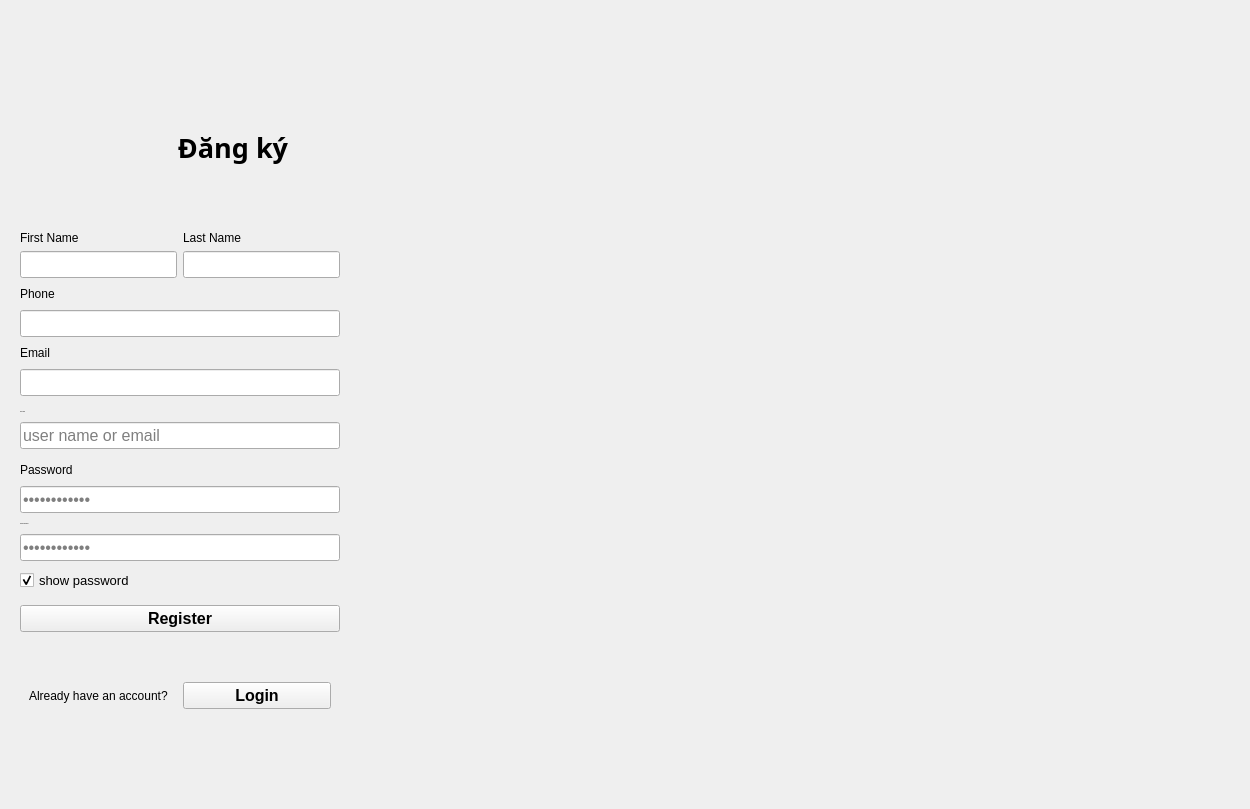
<?xml version="1.0" encoding="UTF-8"?>
<ui version="4.0">
 <class>Form</class>
 <widget class="QWidget" name="Form">
  <property name="geometry">
   <rect>
    <x>0</x>
    <y>0</y>
    <width>1250</width>
    <height>809</height>
   </rect>
  </property>
  <property name="minimumSize">
   <size>
    <width>700</width>
    <height>500</height>
   </size>
  </property>
  <property name="windowTitle">
   <string>Form</string>
  </property>
  <layout class="QHBoxLayout" name="horizontalLayout">
   <property name="spacing">
    <number>0</number>
   </property>
   <property name="leftMargin">
    <number>0</number>
   </property>
   <property name="topMargin">
    <number>0</number>
   </property>
   <property name="rightMargin">
    <number>0</number>
   </property>
   <property name="bottomMargin">
    <number>0</number>
   </property>
   <item>
    <widget class="QWidget" name="widget" native="true">
     <property name="sizePolicy">
      <sizepolicy hsizetype="Preferred" vsizetype="Preferred">
       <horstretch>0</horstretch>
       <verstretch>0</verstretch>
      </sizepolicy>
     </property>
     <property name="minimumSize">
      <size>
       <width>360</width>
       <height>0</height>
      </size>
     </property>
     <property name="maximumSize">
      <size>
       <width>360</width>
       <height>16777215</height>
      </size>
     </property>
     <property name="layoutDirection">
      <enum>Qt::LeftToRight</enum>
     </property>
     <property name="autoFillBackground">
      <bool>true</bool>
     </property>
     <property name="styleSheet">
      <string notr="true">QLabel{
	font: 13px 'Microsoft YaHei'
}</string>
     </property>
     <layout class="QVBoxLayout" name="verticalLayout_2">
      <property name="spacing">
       <number>9</number>
      </property>
      <property name="sizeConstraint">
       <enum>QLayout::SetDefaultConstraint</enum>
      </property>
      <property name="leftMargin">
       <number>20</number>
      </property>
      <property name="topMargin">
       <number>20</number>
      </property>
      <property name="rightMargin">
       <number>20</number>
      </property>
      <property name="bottomMargin">
       <number>20</number>
      </property>
      <item>
       <spacer name="verticalSpacer">
        <property name="orientation">
         <enum>Qt::Vertical</enum>
        </property>
        <property name="sizeHint" stdset="0">
         <size>
          <width>20</width>
          <height>20</height>
         </size>
        </property>
       </spacer>
      </item>
      <item>
       <widget class="QWidget" name="field_1" native="true">
        <property name="minimumSize">
         <size>
          <width>0</width>
          <height>100</height>
         </size>
        </property>
        <layout class="QHBoxLayout" name="horizontalLayout_2">
         <item>
          <widget class="QLabel" name="Logo">
           <property name="enabled">
            <bool>true</bool>
           </property>
           <property name="sizePolicy">
            <sizepolicy hsizetype="Preferred" vsizetype="Expanding">
             <horstretch>0</horstretch>
             <verstretch>0</verstretch>
            </sizepolicy>
           </property>
           <property name="minimumSize">
            <size>
             <width>100</width>
             <height>100</height>
            </size>
           </property>
           <property name="maximumSize">
            <size>
             <width>100</width>
             <height>100</height>
            </size>
           </property>
           <property name="font">
            <font>
             <family>Microsoft YaHei</family>
             <pointsize>-1</pointsize>
             <weight>50</weight>
             <italic>false</italic>
             <bold>false</bold>
            </font>
           </property>
           <property name="mouseTracking">
            <bool>false</bool>
           </property>
           <property name="focusPolicy">
            <enum>Qt::NoFocus</enum>
           </property>
           <property name="layoutDirection">
            <enum>Qt::LeftToRight</enum>
           </property>
           <property name="text">
            <string/>
           </property>
           <property name="pixmap">
            <pixmap resource="loginrsc.qrc">:/newPrefix/icon/Logo.png</pixmap>
           </property>
           <property name="scaledContents">
            <bool>true</bool>
           </property>
           <property name="alignment">
            <set>Qt::AlignCenter</set>
           </property>
           <property name="wordWrap">
            <bool>false</bool>
           </property>
           <property name="margin">
            <number>0</number>
           </property>
           <property name="indent">
            <number>0</number>
           </property>
          </widget>
         </item>
         <item>
          <widget class="QLabel" name="title">
           <property name="minimumSize">
            <size>
             <width>0</width>
             <height>40</height>
            </size>
           </property>
           <property name="font">
            <font>
             <family>Microsoft YaHei</family>
             <pointsize>-1</pointsize>
             <weight>50</weight>
             <italic>false</italic>
             <bold>false</bold>
            </font>
           </property>
           <property name="text">
            <string>&lt;html&gt;&lt;head/&gt;&lt;body&gt;&lt;p&gt;&lt;span style=&quot; font-size:20pt; font-weight:600;&quot;&gt;Đăng ký&lt;/span&gt;&lt;/p&gt;&lt;/body&gt;&lt;/html&gt;</string>
           </property>
           <property name="scaledContents">
            <bool>true</bool>
           </property>
           <property name="alignment">
            <set>Qt::AlignCenter</set>
           </property>
          </widget>
         </item>
        </layout>
       </widget>
      </item>
      <item>
       <spacer name="verticalSpacer_3">
        <property name="orientation">
         <enum>Qt::Vertical</enum>
        </property>
        <property name="sizeType">
         <enum>QSizePolicy::Fixed</enum>
        </property>
        <property name="sizeHint" stdset="0">
         <size>
          <width>20</width>
          <height>15</height>
         </size>
        </property>
       </spacer>
      </item>
      <item>
       <widget class="QWidget" name="nameGrid" native="true">
        <property name="minimumSize">
         <size>
          <width>0</width>
          <height>20</height>
         </size>
        </property>
        <layout class="QGridLayout" name="gridLayout">
         <property name="leftMargin">
          <number>0</number>
         </property>
         <property name="topMargin">
          <number>0</number>
         </property>
         <property name="rightMargin">
          <number>0</number>
         </property>
         <property name="bottomMargin">
          <number>0</number>
         </property>
         <property name="spacing">
          <number>6</number>
         </property>
         <item row="1" column="0">
          <widget class="QLineEdit" name="lineEdit_firstname">
           <property name="font">
            <font>
             <pointsize>12</pointsize>
            </font>
           </property>
          </widget>
         </item>
         <item row="0" column="0">
          <widget class="QLabel" name="label_firstname">
           <property name="text">
            <string>First Name</string>
           </property>
          </widget>
         </item>
         <item row="0" column="1">
          <widget class="QLabel" name="label_lastname">
           <property name="text">
            <string>Last Name</string>
           </property>
          </widget>
         </item>
         <item row="1" column="1">
          <widget class="QLineEdit" name="lineEdit_lastname">
           <property name="font">
            <font>
             <pointsize>12</pointsize>
            </font>
           </property>
          </widget>
         </item>
        </layout>
       </widget>
      </item>
      <item>
       <widget class="QLabel" name="label_phone">
        <property name="text">
         <string>Phone</string>
        </property>
       </widget>
      </item>
      <item>
       <widget class="QLineEdit" name="lineEdit_phone">
        <property name="font">
         <font>
          <pointsize>12</pointsize>
         </font>
        </property>
       </widget>
      </item>
      <item>
       <widget class="QLabel" name="label_email">
        <property name="text">
         <string>Email</string>
        </property>
       </widget>
      </item>
      <item>
       <widget class="QLineEdit" name="lineEdit_email">
        <property name="font">
         <font>
          <pointsize>12</pointsize>
         </font>
        </property>
       </widget>
      </item>
      <item>
       <spacer name="verticalSpacer_5">
        <property name="orientation">
         <enum>Qt::Vertical</enum>
        </property>
        <property name="sizeType">
         <enum>QSizePolicy::Fixed</enum>
        </property>
        <property name="sizeHint" stdset="0">
         <size>
          <width>20</width>
          <height>5</height>
         </size>
        </property>
       </spacer>
      </item>
      <item>
       <widget class="BodyLabel" name="label_userName">
        <property name="font">
         <font>
          <family>Microsoft YaHei</family>
          <pointsize>-1</pointsize>
          <weight>50</weight>
          <italic>false</italic>
          <bold>false</bold>
         </font>
        </property>
        <property name="text">
         <string>User name</string>
        </property>
       </widget>
      </item>
      <item>
       <widget class="LineEdit" name="lineEdit_userName">
        <property name="font">
         <font>
          <family>Arial</family>
          <pointsize>12</pointsize>
         </font>
        </property>
        <property name="placeholderText">
         <string>user name or email</string>
        </property>
        <property name="clearButtonEnabled">
         <bool>true</bool>
        </property>
       </widget>
      </item>
      <item>
       <spacer name="verticalSpacer_7">
        <property name="orientation">
         <enum>Qt::Vertical</enum>
        </property>
        <property name="sizeType">
         <enum>QSizePolicy::Fixed</enum>
        </property>
        <property name="sizeHint" stdset="0">
         <size>
          <width>20</width>
          <height>5</height>
         </size>
        </property>
       </spacer>
      </item>
      <item>
       <widget class="QLabel" name="label_pass">
        <property name="text">
         <string>Password</string>
        </property>
       </widget>
      </item>
      <item>
       <widget class="QLineEdit" name="lineEdit_pass">
        <property name="font">
         <font>
          <pointsize>12</pointsize>
         </font>
        </property>
        <property name="echoMode">
         <enum>QLineEdit::Password</enum>
        </property>
        <property name="placeholderText">
         <string>••••••••••••</string>
        </property>
       </widget>
      </item>
      <item>
       <widget class="BodyLabel" name="label_confirmPass">
        <property name="font">
         <font>
          <family>Microsoft YaHei</family>
          <pointsize>-1</pointsize>
          <weight>50</weight>
          <italic>false</italic>
          <bold>false</bold>
         </font>
        </property>
        <property name="text">
         <string>Confirm Password</string>
        </property>
       </widget>
      </item>
      <item>
       <widget class="LineEdit" name="lineEdit_confirmPass">
        <property name="font">
         <font>
          <family>MS Shell Dlg 2</family>
          <pointsize>12</pointsize>
         </font>
        </property>
        <property name="echoMode">
         <enum>QLineEdit::Password</enum>
        </property>
        <property name="placeholderText">
         <string>••••••••••••</string>
        </property>
        <property name="clearButtonEnabled">
         <bool>true</bool>
        </property>
       </widget>
      </item>
      <item>
       <widget class="CheckBox" name="showPass">
        <property name="font">
         <font>
          <pointsize>10</pointsize>
         </font>
        </property>
        <property name="text">
         <string>show password</string>
        </property>
        <property name="checked">
         <bool>true</bool>
        </property>
       </widget>
      </item>
      <item>
       <spacer name="verticalSpacer_4">
        <property name="orientation">
         <enum>Qt::Vertical</enum>
        </property>
        <property name="sizeType">
         <enum>QSizePolicy::Fixed</enum>
        </property>
        <property name="sizeHint" stdset="0">
         <size>
          <width>20</width>
          <height>5</height>
         </size>
        </property>
       </spacer>
      </item>
      <item>
       <widget class="PrimaryPushButton" name="RegisterBtn">
        <property name="font">
         <font>
          <pointsize>12</pointsize>
          <weight>75</weight>
          <bold>true</bold>
         </font>
        </property>
        <property name="text">
         <string>Register</string>
        </property>
       </widget>
      </item>
      <item>
       <spacer name="verticalSpacer_6">
        <property name="orientation">
         <enum>Qt::Vertical</enum>
        </property>
        <property name="sizeType">
         <enum>QSizePolicy::Fixed</enum>
        </property>
        <property name="sizeHint" stdset="0">
         <size>
          <width>20</width>
          <height>30</height>
         </size>
        </property>
       </spacer>
      </item>
      <item>
       <widget class="QWidget" name="field_2" native="true">
        <property name="minimumSize">
         <size>
          <width>0</width>
          <height>50</height>
         </size>
        </property>
        <layout class="QHBoxLayout" name="horizontalLayout_3">
         <item>
          <widget class="QLabel" name="label_2">
           <property name="text">
            <string>Already have an account? </string>
           </property>
          </widget>
         </item>
         <item>
          <widget class="QPushButton" name="LoginBtn">
           <property name="font">
            <font>
             <family>Arial</family>
             <pointsize>12</pointsize>
             <weight>75</weight>
             <bold>true</bold>
            </font>
           </property>
           <property name="text">
            <string>Login</string>
           </property>
          </widget>
         </item>
        </layout>
       </widget>
      </item>
      <item>
       <spacer name="verticalSpacer_2">
        <property name="orientation">
         <enum>Qt::Vertical</enum>
        </property>
        <property name="sizeHint" stdset="0">
         <size>
          <width>20</width>
          <height>40</height>
         </size>
        </property>
       </spacer>
      </item>
     </layout>
    </widget>
   </item>
   <item>
    <widget class="QLabel" name="label">
     <property name="text">
      <string/>
     </property>
     <property name="pixmap">
      <pixmap resource="loginrsc.qrc">:/newPrefix/images/background.jpg</pixmap>
     </property>
     <property name="scaledContents">
      <bool>true</bool>
     </property>
    </widget>
   </item>
  </layout>
 </widget>
 <customwidgets>
  <customwidget>
   <class>LineEdit</class>
   <extends>QLineEdit</extends>
   <header>qfluentwidgets</header>
  </customwidget>
  <customwidget>
   <class>CheckBox</class>
   <extends>QCheckBox</extends>
   <header>qfluentwidgets</header>
  </customwidget>
  <customwidget>
   <class>PrimaryPushButton</class>
   <extends>QPushButton</extends>
   <header>qfluentwidgets</header>
  </customwidget>
  <customwidget>
   <class>BodyLabel</class>
   <extends>QLabel</extends>
   <header>qfluentwidgets</header>
  </customwidget>
 </customwidgets>
 <resources>
  <include location="loginrsc.qrc"/>
 </resources>
 <connections/>
</ui>
